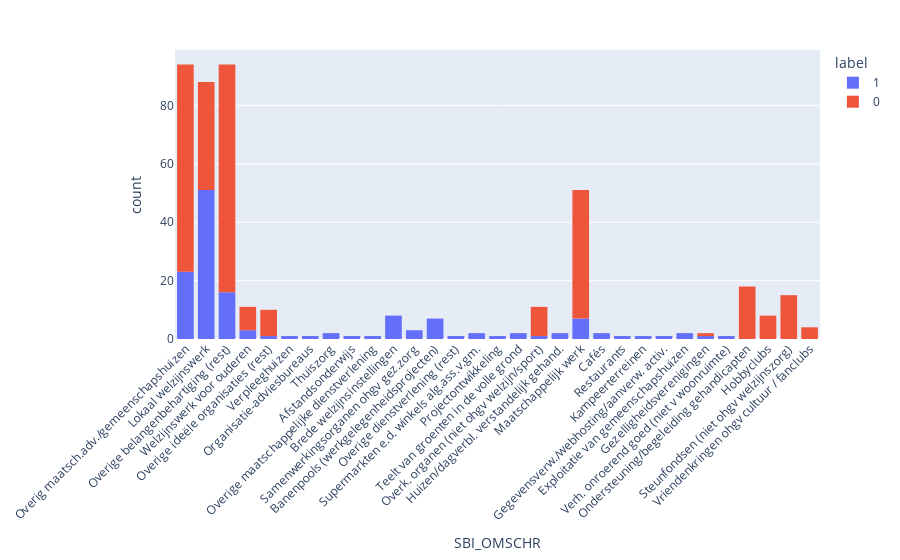

The cell this chart's notebook holds for it:
### Code cell
fig = px.histogram(df_explore, x="SBI_OMSCHR", color="label")

# Adjust the layout to rotate x-axis labels and add margin at the top
fig.update_layout(
    xaxis_title="SBI_OMSCHR",
    xaxis_tickangle=-45,  # Rotate x-axis labels for better readability
    margin=dict(t=50)  # Increase the top margin to provide space for the title
)

fig.show()

### Figure 1 — Plotly figure (JSON) as saved in the notebook; plotly's stock layout.template omitted (floating-point values rounded to 4 significant figures; data arrays with more than 128 entries replaced by an {"elided": "..."} marker saying what was removed)
{"data": [{"alignmentgroup": "True", "bingroup": "x", "hovertemplate": "label=1<br>SBI_OMSCHR=%{x}<br>count=%{y}<extra></extra>", "legendgroup": "1", "marker": {"color": "#636efa", "pattern": {"shape": ""}}, "name": "1", "offsetgroup": "1", "orientation": "v", "showlegend": true, "type": "histogram", "x": {"elided": "143 str values"}, "xaxis": "x", "yaxis": "y"}, {"alignmentgroup": "True", "bingroup": "x", "hovertemplate": "label=0<br>SBI_OMSCHR=%{x}<br>count=%{y}<extra></extra>", "legendgroup": "0", "marker": {"color": "#EF553B", "pattern": {"shape": ""}}, "name": "0", "offsetgroup": "0", "orientation": "v", "showlegend": true, "type": "histogram", "x": {"elided": "303 str values"}, "xaxis": "x", "yaxis": "y"}], "layout": {"autosize": true, "barmode": "relative", "legend": {"title": {"text": "label"}, "tracegroupgap": 0}, "margin": {"t": 50}, "xaxis": {"anchor": "y", "autorange": true, "domain": [0, 1], "range": [-0.5, 30.5], "tickangle": -45, "title": {"text": "SBI_OMSCHR"}, "type": "category"}, "yaxis": {"anchor": "x", "autorange": true, "domain": [0, 1], "range": [0, 98.95], "title": {"text": "count"}}}}
